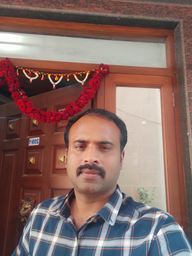
#> input picture debug_original_0.png, 192 x 256 px, shrunk from 1536 x 2048 before the run
$ python pixel_perfect_white_removal.py debug_original_0.png out.png
#> lines starting #> are read from the running program, lines starting #| are printed output that depends on the picture; after the words box and inside, x2 and y2 are one past the last pixel; in counts of white or black regions, pixels touching at a corner belong together
#!/usr/bin/env python3
"""
PIXEL-PERFECT WHITE SPACE REMOVAL
Final comprehensive script for removing white space with maximum precision.
Combines all best techniques for pixel-perfect results.
"""

import os
import sys
from PIL import Image, ImageOps, ImageFilter, ImageEnhance
import numpy as np
from scipy import ndimage

class PixelPerfectWhiteRemover:
    """
    Advanced white space removal with pixel-perfect precision.
    """

    def __init__(self, white_threshold=240, blue_threshold=50, edge_sensitivity=0.3):
        self.white_threshold = white_threshold
        self.blue_threshold = blue_threshold
        self.edge_sensitivity = edge_sensitivity

    def is_white_pixel(self, rgb):
        """Check if pixel is white background."""
        r, g, b = rgb
        return (r >= self.white_threshold and
                g >= self.white_threshold and
                b >= self.white_threshold)

    def is_blue_text_pixel(self, rgb):
        """Check if pixel is blue text (to ignore)."""
        r, g, b = rgb
        return (b > (r + self.blue_threshold) and
                b > (g + self.blue_threshold) and
                b > 100)

    def is_subject_pixel(self, rgb):
        """Check if pixel belongs to the subject."""
        return (not self.is_white_pixel(rgb) and
                not self.is_blue_text_pixel(rgb))

    def detect_edges_advanced(self, img_array):
        """Advanced edge detection using multiple methods."""
        gray = np.mean(img_array, axis=2)

        # Sobel edge detection
        sobel_x = ndimage.sobel(gray, axis=1)
        sobel_y = ndimage.sobel(gray, axis=0)
        sobel_magnitude = np.sqrt(sobel_x**2 + sobel_y**2)

        # Laplacian edge detection
        laplacian = ndimage.laplace(gray)

        # Canny-like edge detection
        gaussian = ndimage.gaussian_filter(gray, sigma=1.0)
        edges = ndimage.sobel(gaussian)

        # Combine all edge detection methods
        edge_threshold = np.percentile(sobel_magnitude, 80)
        edge_mask = (sobel_magnitude > edge_threshold) | (np.abs(laplacian) > np.percentile(np.abs(laplacian), 75))

        return edge_mask

    def detect_skin_tones(self, img_array):
        """Detect skin tone pixels."""
        r, g, b = img_array[:,:,0], img_array[:,:,1], img_array[:,:,2]

        # Enhanced skin tone detection
        skin_mask = (
            (r > 120) & (r < 240) &  # Red range
            (g > 100) & (g < 220) &  # Green range
            (b > 80) & (b < 200) &   # Blue range
            (r > g) & (g > b) &      # Red > Green > Blue
            (r - g > 15) & (g - b > 10) &  # Color differences
            (np.std(img_array, axis=2) > 15)  # Some color variation
        )

        return skin_mask

    def detect_hair_and_clothing(self, img_array):
        """Detect hair and clothing pixels."""
        rgb_mean = np.mean(img_array, axis=2)
        rgb_std = np.std(img_array, axis=2)

        # Hair detection (dark areas with texture)
        hair_mask = (
            (rgb_mean < 100) &  # Dark
            (rgb_std > 10) &    # Has texture
            (ndimage.sobel(rgb_mean) > np.percentile(ndimage.sobel(rgb_mean), 60))
        )

        # Clothing detection (non-white clothing)
        clothing_mask = (
            (rgb_mean < 200) &  # Not too bright
            (rgb_std > 20) &    # Has color variation
            (ndimage.sobel(rgb_mean) > np.percentile(ndimage.sobel(rgb_mean), 50))
        )

        return hair_mask | clothing_mask

    def create_content_mask(self, img_array):
        """Create comprehensive content mask using all detection methods."""
        height, width = img_array.shape[:2]

        # Initialize mask
        content_mask = np.zeros((height, width), dtype=bool)

        # Method 1: Direct pixel scanning
        print("  - Scanning pixels for subject content...")
        for y in range(height):
            for x in range(width):
                if self.is_subject_pixel(img_array[y, x]):
                    content_mask[y, x] = True

        # Method 2: Edge detection
        print("  - Applying advanced edge detection...")
        edge_mask = self.detect_edges_advanced(img_array)
        content_mask = content_mask | edge_mask

        # Method 3: Skin tone detection
        print("  - Detecting skin tones...")
        skin_mask = self.detect_skin_tones(img_array)
        content_mask = content_mask | skin_mask

        # Method 4: Hair and clothing detection
        print("  - Detecting hair and clothing...")
        hair_clothing_mask = self.detect_hair_and_clothing(img_array)
        content_mask = content_mask | hair_clothing_mask

        # Method 5: Color variance analysis
        print("  - Analyzing color variance...")
        local_variance = ndimage.generic_filter(np.mean(img_array, axis=2), np.var, size=15)
        variance_threshold = np.percentile(local_variance, 30)
        variance_mask = local_variance > variance_threshold
        content_mask = content_mask | variance_mask

        return content_mask

    def refine_mask(self, mask):
        """Refine the content mask using morphological operations."""
        print("  - Refining mask with morphological operations...")

        # Fill holes
        mask = ndimage.binary_fill_holes(mask)

        # Remove small noise
        mask = ndimage.binary_erosion(mask, iterations=1)

        # Restore content
        mask = ndimage.binary_dilation(mask, iterations=2)

        # Find largest connected component
        labeled_array, num_features = ndimage.label(mask)
        if num_features > 0:
            component_sizes = ndimage.sum(mask, labeled_array, range(1, num_features + 1))
            largest_component = np.argmax(component_sizes) + 1
            mask = (labeled_array == largest_component)

        return mask

    def find_pixel_perfect_bounds(self, mask):
        """Find pixel-perfect bounding box of the content."""
        rows = np.any(mask, axis=1)
        cols = np.any(mask, axis=0)

        if not np.any(rows) or not np.any(cols):
            return None

        y_min, y_max = np.where(rows)[0][[0, -1]]
        x_min, x_max = np.where(cols)[0][[0, -1]]

        return (x_min, y_min), (x_max, y_max)

    def create_alpha_channel(self, img_array, content_mask):
        """Create smooth alpha channel for clean edges."""
        alpha = np.where(content_mask, 255, 0).astype(np.uint8)

        # Apply Gaussian blur for smooth edges
        alpha_smooth = ndimage.gaussian_filter(alpha.astype(float), sigma=0.8)
        alpha = np.clip(alpha_smooth, 0, 255).astype(np.uint8)

        return alpha

    def process_image(self, input_path, output_path):
        """Process image with pixel-perfect white space removal."""
        try:
            print(f"Processing: {input_path}")

            # Load image
            img = Image.open(input_path)
            print(f"Original size: {img.size}")

            # Convert to RGB
            if img.mode != 'RGB':
                img = img.convert('RGB')

            # Convert to numpy array
            img_array = np.array(img)
            height, width = img_array.shape[:2]

            print(f"Image dimensions: {width}x{height}")
            print("Applying pixel-perfect white space removal...")

            # Create comprehensive content mask
            content_mask = self.create_content_mask(img_array)

            # Refine mask
            content_mask = self.refine_mask(content_mask)

            # Count pixels
            subject_pixels = np.sum(content_mask)
            white_pixels = np.sum(~content_mask)
            total_pixels = height * width

            print(f"Subject pixels: {subject_pixels:,} ({subject_pixels/total_pixels*100:.1f}%)")
            print(f"White pixels: {white_pixels:,} ({white_pixels/total_pixels*100:.1f}%)")

            # Find pixel-perfect bounds
            bounds = self.find_pixel_perfect_bounds(content_mask)
            if bounds is None:
                print("No content found!")
                return False

            (x_min, y_min), (x_max, y_max) = bounds
            print(f"Content bounds: x({x_min}, {x_max}), y({y_min}, {y_max})")

            # Add minimal padding for pixel-perfect result
            padding = 5
            x_min = max(0, x_min - padding)
            y_min = max(0, y_min - padding)
            x_max = min(width, x_max + padding)
            y_max = min(height, y_max + padding)

            # Crop to content bounds
            cropped_img = img.crop((x_min, y_min, x_max, y_max))
            cropped_array = np.array(cropped_img)

            # Create alpha channel for the cropped image
            cropped_mask = content_mask[y_min:y_max, x_min:x_max]
            alpha = self.create_alpha_channel(cropped_array, cropped_mask)

            # Create RGBA image
            rgba_array = np.dstack([cropped_array, alpha])
            result_img = Image.fromarray(rgba_array, 'RGBA')

            # Convert to RGB with white background for final output
            white_bg = Image.new('RGB', result_img.size, (255, 255, 255))
            white_bg.paste(result_img, mask=result_img.split()[-1])
            final_img = white_bg

            # Apply final enhancement
            enhancer = ImageEnhance.Contrast(final_img)
            final_img = enhancer.enhance(1.02)

            # Save result
            final_img.save(output_path, 'PNG', quality=95)

            print(f"Final size: {final_img.size}")
            print(f"Saved to: {output_path}")

            # Print bounding box coordinates
            print("\n" + "="*60)
            print("PIXEL-PERFECT BOUNDING BOX COORDINATES:")
            print(f"Top-left corner:     ({x_min}, {y_min})")
            print(f"Bottom-left corner:  ({x_min}, {y_max})")
            print(f"Bottom-right corner: ({x_max}, {y_max})")
            print(f"Top-right corner:    ({x_max}, {y_min})")
            print("="*60)

            return True

        except Exception as e:
            print(f"Error processing image: {e}")
            return False

def main():
    """Main function for pixel-perfect white space removal."""
    if len(sys.argv) != 3:
        print("Usage: python pixel_perfect_white_removal.py <input_path> <output_path>")
        print("Example: python pixel_perfect_white_removal.py input.png output.png")
        return

    input_path = sys.argv[1]
    output_path = sys.argv[2]

    # Check if input exists
    if not os.path.exists(input_path):
        print(f"Error: Input file not found: {input_path}")
        return

    print("PIXEL-PERFECT WHITE SPACE REMOVAL")
    print("="*60)
    print(f"Input: {input_path}")
    print(f"Output: {output_path}")
    print("-" * 60)

    # Create processor
    processor = PixelPerfectWhiteRemover(
        white_threshold=240,
        blue_threshold=50,
        edge_sensitivity=0.3
    )

    # Process image
    success = processor.process_image(input_path, output_path)
#> in process_image, img is the input picture: PIL image 192x256 RGB; mean R, G, B 134.3, 105.1, 99.9
#| Original size: (192, 256)
#| Image dimensions: 192x256
#> after the loop in create_content_mask, `for y in range(height):`:
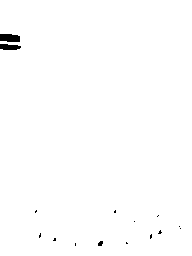
#> content_mask: shape (256, 192) bool; 99.4% white; 15 black regions (12 under 20 px), largest, box (x1, y1, x2, y2) and area: (0, 34, 20, 42) 143, (0, 44, 21, 50) 102, (98, 241, 103, 246) 20
#> in detect_edges_advanced, `edge_mask = (sobel_magnitude > edge_threshold) | (np.abs(laplacian) > ..`: edge_mask: shape (256, 192) bool; 31.2% white; 328 white regions (301 under 20 px), largest, box (x1, y1, x2, y2) and area: (0, 30, 192, 256) 10493, (0, 0, 187, 33) 1106, (181, 46, 192, 178) 566
#> in create_content_mask, `content_mask = content_mask | edge_mask`: content_mask: shape (256, 192) bool; 99.6% white; 7 black regions (5 under 20 px), largest, box (x1, y1, x2, y2) and area: (0, 35, 20, 41) 106, (0, 45, 21, 50) 83
#> in detect_skin_tones, `r, g, b = img_array[:,:,0], img_array[:,:,1], img_array[:,:,2]`:
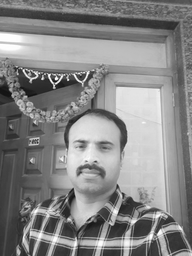
#> r: shape (256, 192); min 14, max 255, mean 134.3
#> in detect_skin_tones, `r, g, b = img_array[:,:,0], img_array[:,:,1], img_array[:,:,2]`:
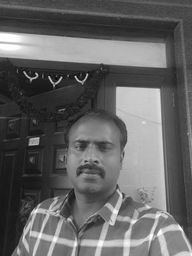
#> b: shape (256, 192); min 0, max 255, mean 99.9
#> in detect_skin_tones, `skin_mask = ( (r > 120) & (r < 240) &`: skin_mask: shape (256, 192) bool; 10.4% white; 131 white regions (119 under 20 px), largest, box (x1, y1, x2, y2) and area: (59, 117, 120, 226) 3186, (160, 87, 173, 214) 890, (108, 86, 118, 114) 180
#> in detect_hair_and_clothing, `rgb_std = np.std(img_array, axis=2)`:
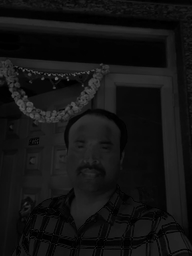
#> rgb_std: shape (256, 192) float64; min 0, max 102.7, mean 19.8
#> in detect_hair_and_clothing, `hair_mask = ( (rgb_mean < 100) &`: hair_mask: shape (256, 192) bool; 18% white in thin lines or dots
#> in detect_hair_and_clothing, `clothing_mask = ( (rgb_mean < 200) &`: clothing_mask: shape (256, 192) bool; 22.2% white; 417 white regions (363 under 20 px), largest, box (x1, y1, x2, y2) and area: (18, 67, 98, 210) 4008, (93, 63, 159, 114) 1229, (1, 58, 90, 118) 982
#> in detect_hair_and_clothing, `return hair_mask | clothing_mask`:
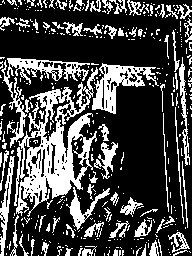
#> returned value: shape (256, 192) bool; 28.5% white; 385 white regions (309 under 20 px), largest, box (x1, y1, x2, y2) and area: (14, 67, 98, 217) 4605, (1, 58, 90, 148) 1363, (92, 63, 159, 114) 1256
#> in create_content_mask, `local_variance = ndimage.generic_filter(np.mean(img_array, axis=2), np..`:
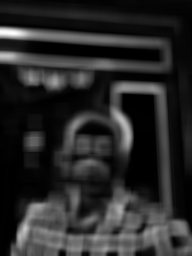
#> local_variance: shape (256, 192) float64; min 0.91, max 5297.9, mean 871.6; drawn with min black and max white
#> in create_content_mask, `variance_mask = local_variance > variance_threshold`: variance_mask: shape (256, 192) bool; 70% white; 22 black regions (9 under 20 px), largest, box (x1, y1, x2, y2) and area: (0, 78, 100, 256) 5785, (30, 0, 192, 229) 3798, (123, 94, 159, 201) 2554
#> in create_content_mask, `content_mask = content_mask | variance_mask`: content_mask: shape (256, 192) bool; every value is 1
#> in refine_mask, `mask = ndimage.binary_erosion(mask, iterations=1)`:
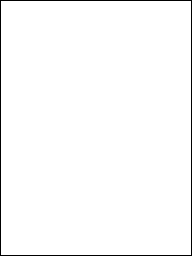
#> mask: shape (256, 192) bool; 98.2% white; black in thin lines or dots
#> in refine_mask, `labeled_array, num_features = ndimage.label(mask)`: labeled_array: shape (256, 192) int32; every value is 1
#| Subject pixels: 49,152 (100.0%)
#| White pixels: 0 (0.0%)
#| Content bounds: x(0, 191), y(0, 255)
#> in create_alpha_channel, `alpha = np.where(content_mask, 255, 0).astype(np.uint8)`: alpha: shape (256, 192); every value is 255
#> in create_alpha_channel, `alpha_smooth = ndimage.gaussian_filter(alpha.astype(float), sigma=0.8)`: alpha_smooth: shape (256, 192) float64; every value is 255
#> in process_image, `white_bg = Image.new('RGB', result_img.size, (255, 255, 255))`: white_bg: PIL image 192x256 RGB; every value is 255
#| Final size: (192, 256)
#| Top-left corner:     (0, 0)
#| Bottom-left corner:  (0, 256)
#| Bottom-right corner: (192, 256)
#| Top-right corner:    (192, 0)

    if success:
        print("\n✅ Pixel-perfect white space removal completed!")
    else:
        print("\n❌ Processing failed!")

if __name__ == "__main__":
    main()
